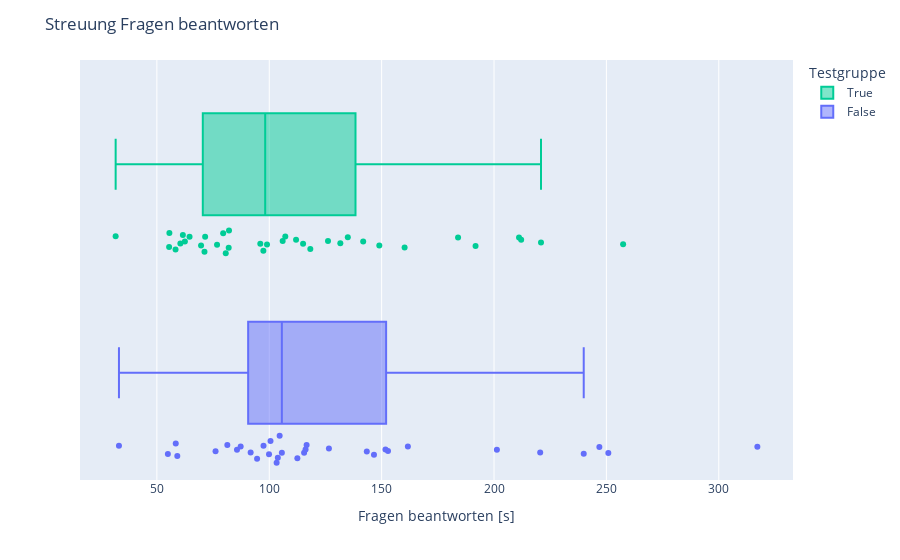

The notebook cell saved with this chart:
### Code cell
fig = px.box(df, x="questions_duration", points="all",
             y="test", color="test", color_discrete_map=test_color_map)
fig.update_xaxes(title_text="Fragen beantworten [s]")
fig.update_yaxes(title_text="", showticklabels=False)
fig.update_layout(legend_title="Testgruppe", title_text="Streuung Fragen beantworten")
fig.show()

### Figure 1 — Plotly figure (JSON) as saved in the notebook; plotly's stock layout.template omitted (floating-point values rounded to 4 significant figures)
{"data": [{"alignmentgroup": "True", "boxpoints": "all", "hovertemplate": "test=%{y}<br>questions_duration=%{x}<extra></extra>", "legendgroup": "True", "marker": {"color": "#00cc96"}, "name": "True", "notched": false, "offsetgroup": "True", "orientation": "h", "showlegend": true, "type": "box", "x": [31.66, 106.0, 107.1, 76.77, 80.65, 126.1, 82.1, 212.1, 62.45, 71.19, 69.67, 81.95, 97.38, 96.02, 55.45, 115.1, 141.8, 99.0, 134.9, 111.9, 184.0, 131.6, 71.48, 160.2, 257.4, 118.3, 58.31, 61.57, 55.57, 191.8, 220.9, 60.46, 149.0, 79.49, 64.54, 211.1], "x0": " ", "xaxis": "x", "y": [true, true, true, true, true, true, true, true, true, true, true, true, true, true, true, true, true, true, true, true, true, true, true, true, true, true, true, true, true, true, true, true, true, true, true, true], "y0": " ", "yaxis": "y"}, {"alignmentgroup": "True", "boxpoints": "all", "hovertemplate": "test=%{y}<br>questions_duration=%{x}<extra></extra>", "legendgroup": "False", "marker": {"color": "#636efa"}, "name": "False", "notched": false, "offsetgroup": "False", "orientation": "h", "showlegend": true, "type": "box", "x": [33.14, 112.5, 317.2, 104.6, 91.73, 58.4, 59.09, 103.3, 201.3, 116.2, 239.9, 103.8, 115.5, 85.65, 246.9, 99.9, 76.11, 116.6, 143.4, 126.5, 94.59, 146.6, 81.35, 87.28, 161.7, 100.6, 152.8, 54.9, 97.45, 151.7, 220.5, 250.9, 105.6], "x0": " ", "xaxis": "x", "y": [false, false, false, false, false, false, false, false, false, false, false, false, false, false, false, false, false, false, false, false, false, false, false, false, false, false, false, false, false, false, false, false, false], "y0": " ", "yaxis": "y"}], "layout": {"autosize": true, "boxmode": "overlay", "legend": {"title": {"text": "Testgruppe"}, "tracegroupgap": 0}, "margin": {"t": 60}, "title": {"text": "Streuung Fragen beantworten"}, "xaxis": {"anchor": "y", "autorange": true, "domain": [0, 1], "range": [15.8, 333.0], "title": {"text": "Fragen beantworten [s]"}, "type": "linear"}, "yaxis": {"anchor": "x", "autorange": true, "categoryarray": [false, true], "categoryorder": "array", "domain": [0, 1], "range": [-0.5276, 1.5], "showticklabels": false, "title": {"text": ""}, "type": "category"}}}
